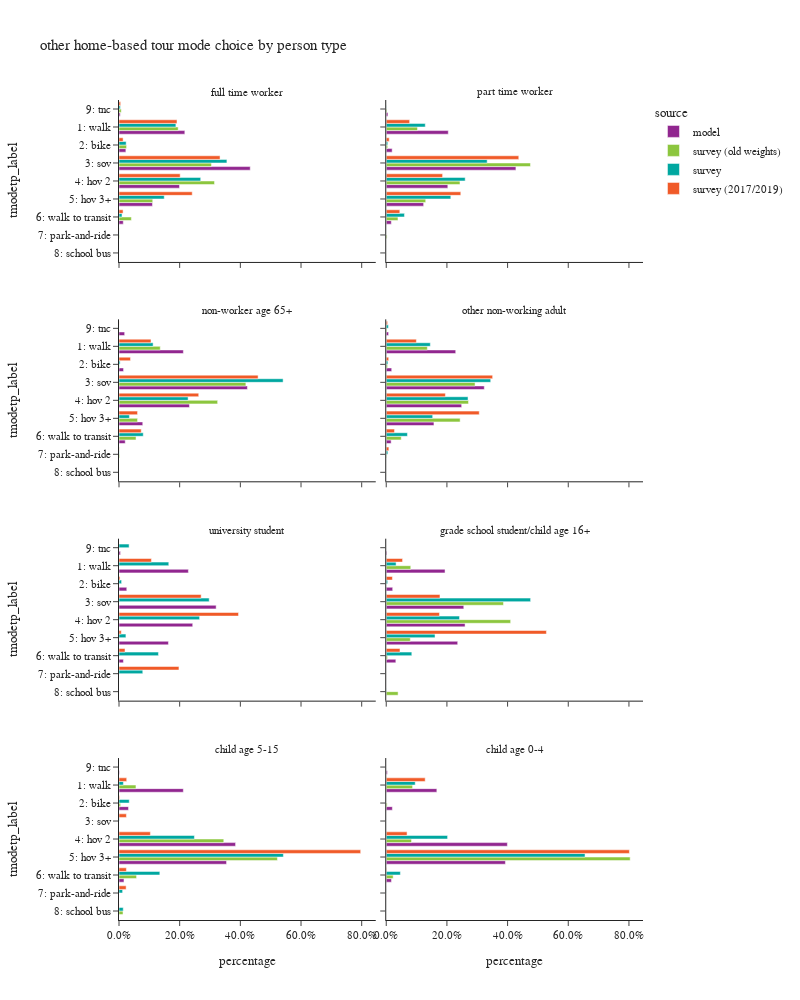

Write notebook code for a chart like this one.
### Code cell
plot_mode_choice(hb_tour,"pptyp_label",
                 {"pptyp_label":["full time worker","part time worker","non-worker age 65+","other non-working adult",
                                 "university student","grade school student/child age 16+","child age 5-15","child age 0-4"],
                  "tmodetp_label":["1: walk","2: bike","3: sov","4: hov 2","5: hov 3+","6: walk to transit",
                                   "7: park-and-ride","8: school bus","9: other–survey only"]},
                 "person type",2,1000)

### Figure 1 — Plotly figure (JSON) as saved in the notebook; plotly's stock layout.template omitted (floating-point values rounded to 4 significant figures)
{"data": [{"alignmentgroup": "True", "customdata": [[6473], [676], [12905], [5949], [3289], [420], [120]], "hovertemplate": "source=model<br>pptyp_label=full time worker<br>percentage=%{x}<br>tmodetp_label=%{y}<br>sample count=%{customdata[0]}<extra></extra>", "legendgroup": "model", "marker": {"color": "#91268F", "pattern": {"shape": ""}}, "name": "model", "offsetgroup": "model", "orientation": "h", "showlegend": true, "textposition": "auto", "type": "bar", "x": [0.217, 0.02266, 0.4326, 0.1994, 0.1103, 0.01408, 0.004023], "xaxis": "x7", "y": ["1: walk", "2: bike", "3: sov", "4: hov 2", "5: hov 3+", "6: walk to transit", "9: tnc"], "yaxis": "y7"}, {"alignmentgroup": "True", "customdata": [[2026], [193], [4235], [2011], [1221], [166], [55]], "hovertemplate": "source=model<br>pptyp_label=part time worker<br>percentage=%{x}<br>tmodetp_label=%{y}<br>sample count=%{customdata[0]}<extra></extra>", "legendgroup": "model", "marker": {"color": "#91268F", "pattern": {"shape": ""}}, "name": "model", "offsetgroup": "model", "orientation": "h", "showlegend": false, "textposition": "auto", "type": "bar", "x": [0.2045, 0.01948, 0.4275, 0.203, 0.1232, 0.01676, 0.005552], "xaxis": "x8", "y": ["1: walk", "2: bike", "3: sov", "4: hov 2", "5: hov 3+", "6: walk to transit", "9: tnc"], "yaxis": "y8"}, {"alignmentgroup": "True", "customdata": [[4700], [332], [9374], [5143], [1735], [454], [413]], "hovertemplate": "source=model<br>pptyp_label=non-worker age 65+<br>percentage=%{x}<br>tmodetp_label=%{y}<br>sample count=%{customdata[0]}<extra></extra>", "legendgroup": "model", "marker": {"color": "#91268F", "pattern": {"shape": ""}}, "name": "model", "offsetgroup": "model", "orientation": "h", "showlegend": false, "textposition": "auto", "type": "bar", "x": [0.2122, 0.01499, 0.4232, 0.2322, 0.07833, 0.0205, 0.01864], "xaxis": "x5", "y": ["1: walk", "2: bike", "3: sov", "4: hov 2", "5: hov 3+", "6: walk to transit", "9: tnc"], "yaxis": "y5"}, {"alignmentgroup": "True", "customdata": [[6820], [536], [9626], [7405], [4684], [481], [230]], "hovertemplate": "source=model<br>pptyp_label=other non-working adult<br>percentage=%{x}<br>tmodetp_label=%{y}<br>sample count=%{customdata[0]}<extra></extra>", "legendgroup": "model", "marker": {"color": "#91268F", "pattern": {"shape": ""}}, "name": "model", "offsetgroup": "model", "orientation": "h", "showlegend": false, "textposition": "auto", "type": "bar", "x": [0.229, 0.018, 0.3232, 0.2486, 0.1573, 0.01615, 0.007723], "xaxis": "x6", "y": ["1: walk", "2: bike", "3: sov", "4: hov 2", "5: hov 3+", "6: walk to transit", "9: tnc"], "yaxis": "y6"}, {"alignmentgroup": "True", "customdata": [[643], [72], [900], [683], [458], [41], [14]], "hovertemplate": "source=model<br>pptyp_label=university student<br>percentage=%{x}<br>tmodetp_label=%{y}<br>sample count=%{customdata[0]}<extra></extra>", "legendgroup": "model", "marker": {"color": "#91268F", "pattern": {"shape": ""}}, "name": "model", "offsetgroup": "model", "orientation": "h", "showlegend": false, "textposition": "auto", "type": "bar", "x": [0.2287, 0.02561, 0.3202, 0.243, 0.1629, 0.01459, 0.00498], "xaxis": "x3", "y": ["1: walk", "2: bike", "3: sov", "4: hov 2", "5: hov 3+", "6: walk to transit", "9: tnc"], "yaxis": "y3"}, {"alignmentgroup": "True", "customdata": [[502], [55], [662], [673], [610], [82], [6]], "hovertemplate": "source=model<br>pptyp_label=grade school student/child age 16+<br>percentage=%{x}<br>tmodetp_label=%{y}<br>sample count=%{customdata[0]}<extra></extra>", "legendgroup": "model", "marker": {"color": "#91268F", "pattern": {"shape": ""}}, "name": "model", "offsetgroup": "model", "orientation": "h", "showlegend": false, "textposition": "auto", "type": "bar", "x": [0.1938, 0.02124, 0.2556, 0.2598, 0.2355, 0.03166, 0.002317], "xaxis": "x4", "y": ["1: walk", "2: bike", "3: sov", "4: hov 2", "5: hov 3+", "6: walk to transit", "9: tnc"], "yaxis": "y4"}, {"alignmentgroup": "True", "customdata": [[905], [134], [1640], [1513], [70], [6]], "hovertemplate": "source=model<br>pptyp_label=child age 5-15<br>percentage=%{x}<br>tmodetp_label=%{y}<br>sample count=%{customdata[0]}<extra></extra>", "legendgroup": "model", "marker": {"color": "#91268F", "pattern": {"shape": ""}}, "name": "model", "offsetgroup": "model", "orientation": "h", "showlegend": false, "textposition": "auto", "type": "bar", "x": [0.212, 0.0314, 0.3843, 0.3545, 0.0164, 0.001406], "xaxis": "x", "y": ["1: walk", "2: bike", "4: hov 2", "5: hov 3+", "6: walk to transit", "9: tnc"], "yaxis": "y"}, {"alignmentgroup": "True", "customdata": [[678], [82], [1623], [1597], [70], [15]], "hovertemplate": "source=model<br>pptyp_label=child age 0-4<br>percentage=%{x}<br>tmodetp_label=%{y}<br>sample count=%{customdata[0]}<extra></extra>", "legendgroup": "model", "marker": {"color": "#91268F", "pattern": {"shape": ""}}, "name": "model", "offsetgroup": "model", "orientation": "h", "showlegend": false, "textposition": "auto", "type": "bar", "x": [0.1668, 0.02017, 0.3993, 0.3929, 0.01722, 0.00369], "xaxis": "x2", "y": ["1: walk", "2: bike", "4: hov 2", "5: hov 3+", "6: walk to transit", "9: tnc"], "yaxis": "y2"}, {"alignmentgroup": "True", "customdata": [[806], [44], [595], [456], [166], [145], [6], [36]], "hovertemplate": "source=survey (old weights)<br>pptyp_label=full time worker<br>percentage=%{x}<br>tmodetp_label=%{y}<br>sample count=%{customdata[0]}<extra></extra>", "legendgroup": "survey (old weights)", "marker": {"color": "#8CC63E", "pattern": {"shape": ""}}, "name": "survey (old weights)", "offsetgroup": "survey (old weights)", "orientation": "h", "showlegend": true, "textposition": "auto", "type": "bar", "x": [0.1951, 0.02494, 0.3047, 0.3149, 0.1112, 0.04078, 0.001107, 0.007361], "xaxis": "x7", "y": ["1: walk", "2: bike", "3: sov", "4: hov 2", "5: hov 3+", "6: walk to transit", "7: park-and-ride", "9: tnc"], "yaxis": "y7"}, {"alignmentgroup": "True", "customdata": [[188], [9], [220], [143], [82], [55], [2], [1], [6]], "hovertemplate": "source=survey (old weights)<br>pptyp_label=part time worker<br>percentage=%{x}<br>tmodetp_label=%{y}<br>sample count=%{customdata[0]}<extra></extra>", "legendgroup": "survey (old weights)", "marker": {"color": "#8CC63E", "pattern": {"shape": ""}}, "name": "survey (old weights)", "offsetgroup": "survey (old weights)", "orientation": "h", "showlegend": false, "textposition": "auto", "type": "bar", "x": [0.103, 0.004678, 0.4754, 0.243, 0.1301, 0.0387, 0.002664, 0.0001447, 0.002252], "xaxis": "x8", "y": ["1: walk", "2: bike", "3: sov", "4: hov 2", "5: hov 3+", "6: walk to transit", "7: park-and-ride", "8: school bus", "9: tnc"], "yaxis": "y8"}, {"alignmentgroup": "True", "customdata": [[315], [17], [598], [356], [73], [128], [9], [3]], "hovertemplate": "source=survey (old weights)<br>pptyp_label=non-worker age 65+<br>percentage=%{x}<br>tmodetp_label=%{y}<br>sample count=%{customdata[0]}<extra></extra>", "legendgroup": "survey (old weights)", "marker": {"color": "#8CC63E", "pattern": {"shape": ""}}, "name": "survey (old weights)", "offsetgroup": "survey (old weights)", "orientation": "h", "showlegend": false, "textposition": "auto", "type": "bar", "x": [0.136, 0.001393, 0.4182, 0.3251, 0.06113, 0.0561, 0.002039, 6.496e-05], "xaxis": "x5", "y": ["1: walk", "2: bike", "3: sov", "4: hov 2", "5: hov 3+", "6: walk to transit", "7: park-and-ride", "9: tnc"], "yaxis": "y5"}, {"alignmentgroup": "True", "customdata": [[479], [31], [480], [371], [201], [186], [5], [2], [20]], "hovertemplate": "source=survey (old weights)<br>pptyp_label=other non-working adult<br>percentage=%{x}<br>tmodetp_label=%{y}<br>sample count=%{customdata[0]}<extra></extra>", "legendgroup": "survey (old weights)", "marker": {"color": "#8CC63E", "pattern": {"shape": ""}}, "name": "survey (old weights)", "offsetgroup": "survey (old weights)", "orientation": "h", "showlegend": false, "textposition": "auto", "type": "bar", "x": [0.1354, 0.004296, 0.2928, 0.2712, 0.2436, 0.04937, 0.001311, 0.0001991, 0.00186], "xaxis": "x6", "y": ["1: walk", "2: bike", "3: sov", "4: hov 2", "5: hov 3+", "6: walk to transit", "7: park-and-ride", "8: school bus", "9: tnc"], "yaxis": "y6"}, {"alignmentgroup": "True", "customdata": [[9], [13], [25], [6], [4], [2]], "hovertemplate": "source=survey (old weights)<br>pptyp_label=grade school student/child age 16+<br>percentage=%{x}<br>tmodetp_label=%{y}<br>sample count=%{customdata[0]}<extra></extra>", "legendgroup": "survey (old weights)", "marker": {"color": "#8CC63E", "pattern": {"shape": ""}}, "name": "survey (old weights)", "offsetgroup": "survey (old weights)", "orientation": "h", "showlegend": false, "textposition": "auto", "type": "bar", "x": [0.0808, 0.3865, 0.4101, 0.07933, 0.004154, 0.0391], "xaxis": "x4", "y": ["1: walk", "3: sov", "4: hov 2", "5: hov 3+", "6: walk to transit", "8: school bus"], "yaxis": "y4"}, {"alignmentgroup": "True", "customdata": [[34], [4], [68], [149], [10], [7]], "hovertemplate": "source=survey (old weights)<br>pptyp_label=child age 5-15<br>percentage=%{x}<br>tmodetp_label=%{y}<br>sample count=%{customdata[0]}<extra></extra>", "legendgroup": "survey (old weights)", "marker": {"color": "#8CC63E", "pattern": {"shape": ""}}, "name": "survey (old weights)", "offsetgroup": "survey (old weights)", "orientation": "h", "showlegend": false, "textposition": "auto", "type": "bar", "x": [0.0559, 0.005335, 0.3453, 0.5222, 0.05793, 0.01329], "xaxis": "x", "y": ["1: walk", "2: bike", "4: hov 2", "5: hov 3+", "6: walk to transit", "8: school bus"], "yaxis": "y"}, {"alignmentgroup": "True", "customdata": [[74], [8], [79], [187], [11]], "hovertemplate": "source=survey (old weights)<br>pptyp_label=child age 0-4<br>percentage=%{x}<br>tmodetp_label=%{y}<br>sample count=%{customdata[0]}<extra></extra>", "legendgroup": "survey (old weights)", "marker": {"color": "#8CC63E", "pattern": {"shape": ""}}, "name": "survey (old weights)", "offsetgroup": "survey (old weights)", "orientation": "h", "showlegend": false, "textposition": "auto", "type": "bar", "x": [0.08684, 0.002919, 0.08335, 0.804, 0.02285], "xaxis": "x2", "y": ["1: walk", "2: bike", "4: hov 2", "5: hov 3+", "6: walk to transit"], "yaxis": "y2"}, {"alignmentgroup": "True", "customdata": [[459], [52], [448], [262], [145], [44], [2], [13]], "hovertemplate": "source=survey<br>pptyp_label=full time worker<br>percentage=%{x}<br>tmodetp_label=%{y}<br>sample count=%{customdata[0]}<extra></extra>", "legendgroup": "survey", "marker": {"color": "#00A7A0", "pattern": {"shape": ""}}, "name": "survey", "offsetgroup": "survey", "orientation": "h", "showlegend": true, "textposition": "auto", "type": "bar", "x": [0.1875, 0.0236, 0.3557, 0.2693, 0.1491, 0.009958, 0.0003214, 0.004467], "xaxis": "x7", "y": ["1: walk", "2: bike", "3: sov", "4: hov 2", "5: hov 3+", "6: walk to transit", "7: park-and-ride", "9: tnc"], "yaxis": "y7"}, {"alignmentgroup": "True", "customdata": [[80], [11], [151], [75], [47], [25], [2]], "hovertemplate": "source=survey<br>pptyp_label=part time worker<br>percentage=%{x}<br>tmodetp_label=%{y}<br>sample count=%{customdata[0]}<extra></extra>", "legendgroup": "survey", "marker": {"color": "#00A7A0", "pattern": {"shape": ""}}, "name": "survey", "offsetgroup": "survey", "orientation": "h", "showlegend": false, "textposition": "auto", "type": "bar", "x": [0.1287, 0.004936, 0.3327, 0.2602, 0.2128, 0.06002, 0.0006502], "xaxis": "x8", "y": ["1: walk", "2: bike", "3: sov", "4: hov 2", "5: hov 3+", "6: walk to transit", "9: tnc"], "yaxis": "y8"}, {"alignmentgroup": "True", "customdata": [[159], [11], [428], [254], [56], [55], [4], [1]], "hovertemplate": "source=survey<br>pptyp_label=non-worker age 65+<br>percentage=%{x}<br>tmodetp_label=%{y}<br>sample count=%{customdata[0]}<extra></extra>", "legendgroup": "survey", "marker": {"color": "#00A7A0", "pattern": {"shape": ""}}, "name": "survey", "offsetgroup": "survey", "orientation": "h", "showlegend": false, "textposition": "auto", "type": "bar", "x": [0.1125, 0.003648, 0.541, 0.2278, 0.03434, 0.07992, 0.0006762, 0.0001513], "xaxis": "x5", "y": ["1: walk", "2: bike", "3: sov", "4: hov 2", "5: hov 3+", "6: walk to transit", "7: park-and-ride", "9: tnc"], "yaxis": "y5"}, {"alignmentgroup": "True", "customdata": [[187], [22], [324], [194], [110], [64], [5], [7]], "hovertemplate": "source=survey<br>pptyp_label=other non-working adult<br>percentage=%{x}<br>tmodetp_label=%{y}<br>sample count=%{customdata[0]}<extra></extra>", "legendgroup": "survey", "marker": {"color": "#00A7A0", "pattern": {"shape": ""}}, "name": "survey", "offsetgroup": "survey", "orientation": "h", "showlegend": false, "textposition": "auto", "type": "bar", "x": [0.1453, 0.005416, 0.3444, 0.2696, 0.1531, 0.06987, 0.005306, 0.007063], "xaxis": "x6", "y": ["1: walk", "2: bike", "3: sov", "4: hov 2", "5: hov 3+", "6: walk to transit", "7: park-and-ride", "9: tnc"], "yaxis": "y6"}, {"alignmentgroup": "True", "customdata": [[39], [5], [27], [15], [4], [10], [3], [1]], "hovertemplate": "source=survey<br>pptyp_label=university student<br>percentage=%{x}<br>tmodetp_label=%{y}<br>sample count=%{customdata[0]}<extra></extra>", "legendgroup": "survey", "marker": {"color": "#00A7A0", "pattern": {"shape": ""}}, "name": "survey", "offsetgroup": "survey", "orientation": "h", "showlegend": false, "textposition": "auto", "type": "bar", "x": [0.1641, 0.008495, 0.2973, 0.2657, 0.02279, 0.13, 0.07835, 0.03329], "xaxis": "x3", "y": ["1: walk", "2: bike", "3: sov", "4: hov 2", "5: hov 3+", "6: walk to transit", "7: park-and-ride", "9: tnc"], "yaxis": "y3"}, {"alignmentgroup": "True", "customdata": [[5], [3], [17], [9], [15], [2], [1]], "hovertemplate": "source=survey<br>pptyp_label=grade school student/child age 16+<br>percentage=%{x}<br>tmodetp_label=%{y}<br>sample count=%{customdata[0]}<extra></extra>", "legendgroup": "survey", "marker": {"color": "#00A7A0", "pattern": {"shape": ""}}, "name": "survey", "offsetgroup": "survey", "orientation": "h", "showlegend": false, "textposition": "auto", "type": "bar", "x": [0.03245, 0.004678, 0.4759, 0.2415, 0.1608, 0.08429, 0.0003491], "xaxis": "x4", "y": ["1: walk", "2: bike", "3: sov", "4: hov 2", "5: hov 3+", "6: walk to transit", "8: school bus"], "yaxis": "y4"}, {"alignmentgroup": "True", "customdata": [[9], [4], [1], [43], [104], [5], [1], [4]], "hovertemplate": "source=survey<br>pptyp_label=child age 5-15<br>percentage=%{x}<br>tmodetp_label=%{y}<br>sample count=%{customdata[0]}<extra></extra>", "legendgroup": "survey", "marker": {"color": "#00A7A0", "pattern": {"shape": ""}}, "name": "survey", "offsetgroup": "survey", "orientation": "h", "showlegend": false, "textposition": "auto", "type": "bar", "x": [0.01448, 0.03374, 0.000817, 0.2486, 0.5419, 0.1346, 0.0119, 0.01398], "xaxis": "x", "y": ["1: walk", "2: bike", "3: sov", "4: hov 2", "5: hov 3+", "6: walk to transit", "7: park-and-ride", "8: school bus"], "yaxis": "y"}, {"alignmentgroup": "True", "customdata": [[26], [20], [74], [1], [1]], "hovertemplate": "source=survey<br>pptyp_label=child age 0-4<br>percentage=%{x}<br>tmodetp_label=%{y}<br>sample count=%{customdata[0]}<extra></extra>", "legendgroup": "survey", "marker": {"color": "#00A7A0", "pattern": {"shape": ""}}, "name": "survey", "offsetgroup": "survey", "orientation": "h", "showlegend": false, "textposition": "auto", "type": "bar", "x": [0.09553, 0.2022, 0.6553, 0.04666, 0.0002918], "xaxis": "x2", "y": ["1: walk", "4: hov 2", "5: hov 3+", "6: walk to transit", "7: park-and-ride"], "yaxis": "y2"}, {"alignmentgroup": "True", "customdata": [[434], [49], [419], [250], [130], [44], [2], [12]], "hovertemplate": "source=survey (2017/2019)<br>pptyp_label=full time worker<br>percentage=%{x}<br>tmodetp_label=%{y}<br>sample count=%{customdata[0]}<extra></extra>", "legendgroup": "survey (2017/2019)", "marker": {"color": "#F05A28", "pattern": {"shape": ""}}, "name": "survey (2017/2019)", "offsetgroup": "survey (2017/2019)", "orientation": "h", "showlegend": true, "textposition": "auto", "type": "bar", "x": [0.1912, 0.01355, 0.3331, 0.2016, 0.2414, 0.01344, 0.0002852, 0.005483], "xaxis": "x7", "y": ["1: walk", "2: bike", "3: sov", "4: hov 2", "5: hov 3+", "6: walk to transit", "7: park-and-ride", "9: tnc"], "yaxis": "y7"}, {"alignmentgroup": "True", "customdata": [[73], [13], [142], [67], [42], [25]], "hovertemplate": "source=survey (2017/2019)<br>pptyp_label=part time worker<br>percentage=%{x}<br>tmodetp_label=%{y}<br>sample count=%{customdata[0]}<extra></extra>", "legendgroup": "survey (2017/2019)", "marker": {"color": "#F05A28", "pattern": {"shape": ""}}, "name": "survey (2017/2019)", "offsetgroup": "survey (2017/2019)", "orientation": "h", "showlegend": false, "textposition": "auto", "type": "bar", "x": [0.07713, 0.009785, 0.4369, 0.1858, 0.2457, 0.04473], "xaxis": "x8", "y": ["1: walk", "2: bike", "3: sov", "4: hov 2", "5: hov 3+", "6: walk to transit"], "yaxis": "y8"}, {"alignmentgroup": "True", "customdata": [[150], [22], [410], [246], [52], [57], [4], [1]], "hovertemplate": "source=survey (2017/2019)<br>pptyp_label=non-worker age 65+<br>percentage=%{x}<br>tmodetp_label=%{y}<br>sample count=%{customdata[0]}<extra></extra>", "legendgroup": "survey (2017/2019)", "marker": {"color": "#F05A28", "pattern": {"shape": ""}}, "name": "survey (2017/2019)", "offsetgroup": "survey (2017/2019)", "orientation": "h", "showlegend": false, "textposition": "auto", "type": "bar", "x": [0.1055, 0.03785, 0.4585, 0.2628, 0.06111, 0.07327, 0.0006388, 0.0003188], "xaxis": "x5", "y": ["1: walk", "2: bike", "3: sov", "4: hov 2", "5: hov 3+", "6: walk to transit", "7: park-and-ride", "9: tnc"], "yaxis": "y5"}, {"alignmentgroup": "True", "customdata": [[175], [25], [311], [172], [102], [60], [5], [6]], "hovertemplate": "source=survey (2017/2019)<br>pptyp_label=other non-working adult<br>percentage=%{x}<br>tmodetp_label=%{y}<br>sample count=%{customdata[0]}<extra></extra>", "legendgroup": "survey (2017/2019)", "marker": {"color": "#F05A28", "pattern": {"shape": ""}}, "name": "survey (2017/2019)", "offsetgroup": "survey (2017/2019)", "orientation": "h", "showlegend": false, "textposition": "auto", "type": "bar", "x": [0.09939, 0.008075, 0.3507, 0.195, 0.3065, 0.02719, 0.008626, 0.004451], "xaxis": "x6", "y": ["1: walk", "2: bike", "3: sov", "4: hov 2", "5: hov 3+", "6: walk to transit", "7: park-and-ride", "9: tnc"], "yaxis": "y6"}, {"alignmentgroup": "True", "customdata": [[38], [4], [21], [12], [4], [7], [3]], "hovertemplate": "source=survey (2017/2019)<br>pptyp_label=university student<br>percentage=%{x}<br>tmodetp_label=%{y}<br>sample count=%{customdata[0]}<extra></extra>", "legendgroup": "survey (2017/2019)", "marker": {"color": "#F05A28", "pattern": {"shape": ""}}, "name": "survey (2017/2019)", "offsetgroup": "survey (2017/2019)", "orientation": "h", "showlegend": false, "textposition": "auto", "type": "bar", "x": [0.1069, 0.003398, 0.2708, 0.394, 0.007462, 0.01981, 0.1976], "xaxis": "x3", "y": ["1: walk", "2: bike", "3: sov", "4: hov 2", "5: hov 3+", "6: walk to transit", "7: park-and-ride"], "yaxis": "y3"}, {"alignmentgroup": "True", "customdata": [[4], [2], [13], [9], [15], [2]], "hovertemplate": "source=survey (2017/2019)<br>pptyp_label=grade school student/child age 16+<br>percentage=%{x}<br>tmodetp_label=%{y}<br>sample count=%{customdata[0]}<extra></extra>", "legendgroup": "survey (2017/2019)", "marker": {"color": "#F05A28", "pattern": {"shape": ""}}, "name": "survey (2017/2019)", "offsetgroup": "survey (2017/2019)", "orientation": "h", "showlegend": false, "textposition": "auto", "type": "bar", "x": [0.05384, 0.02031, 0.1771, 0.1754, 0.528, 0.04532], "xaxis": "x4", "y": ["1: walk", "2: bike", "3: sov", "4: hov 2", "5: hov 3+", "6: walk to transit"], "yaxis": "y4"}, {"alignmentgroup": "True", "customdata": [[8], [3], [1], [41], [96], [4], [1], [2]], "hovertemplate": "source=survey (2017/2019)<br>pptyp_label=child age 5-15<br>percentage=%{x}<br>tmodetp_label=%{y}<br>sample count=%{customdata[0]}<extra></extra>", "legendgroup": "survey (2017/2019)", "marker": {"color": "#F05A28", "pattern": {"shape": ""}}, "name": "survey (2017/2019)", "offsetgroup": "survey (2017/2019)", "orientation": "h", "showlegend": false, "textposition": "auto", "type": "bar", "x": [0.0254, 0.001926, 0.0244, 0.1035, 0.7967, 0.0244, 0.02346, 0.000267], "xaxis": "x", "y": ["1: walk", "2: bike", "3: sov", "4: hov 2", "5: hov 3+", "6: walk to transit", "7: park-and-ride", "8: school bus"], "yaxis": "y"}, {"alignmentgroup": "True", "customdata": [[24], [14], [65], [1], [1]], "hovertemplate": "source=survey (2017/2019)<br>pptyp_label=child age 0-4<br>percentage=%{x}<br>tmodetp_label=%{y}<br>sample count=%{customdata[0]}<extra></extra>", "legendgroup": "survey (2017/2019)", "marker": {"color": "#F05A28", "pattern": {"shape": ""}}, "name": "survey (2017/2019)", "offsetgroup": "survey (2017/2019)", "orientation": "h", "showlegend": false, "textposition": "auto", "type": "bar", "x": [0.1283, 0.06863, 0.8015, 0.001273, 0.0002254], "xaxis": "x2", "y": ["1: walk", "4: hov 2", "5: hov 3+", "6: walk to transit", "7: park-and-ride"], "yaxis": "y2"}], "layout": {"annotations": [{"font": {}, "showarrow": false, "text": "child age 5-15", "x": 0.245, "xanchor": "center", "xref": "paper", "y": 0.1975, "yanchor": "bottom", "yref": "paper"}, {"font": {}, "showarrow": false, "text": "child age 0-4", "x": 0.755, "xanchor": "center", "xref": "paper", "y": 0.1975, "yanchor": "bottom", "yref": "paper"}, {"font": {}, "showarrow": false, "text": "university student", "x": 0.245, "xanchor": "center", "xref": "paper", "y": 0.465, "yanchor": "bottom", "yref": "paper"}, {"font": {}, "showarrow": false, "text": "grade school student/child age 16+", "x": 0.755, "xanchor": "center", "xref": "paper", "y": 0.465, "yanchor": "bottom", "yref": "paper"}, {"font": {}, "showarrow": false, "text": "non-worker age 65+", "x": 0.245, "xanchor": "center", "xref": "paper", "y": 0.7325, "yanchor": "bottom", "yref": "paper"}, {"font": {}, "showarrow": false, "text": "other non-working adult", "x": 0.755, "xanchor": "center", "xref": "paper", "y": 0.7325, "yanchor": "bottom", "yref": "paper"}, {"font": {}, "showarrow": false, "text": "full time worker", "x": 0.245, "xanchor": "center", "xref": "paper", "y": 1.0, "yanchor": "bottom", "yref": "paper"}, {"font": {}, "showarrow": false, "text": "part time worker", "x": 0.755, "xanchor": "center", "xref": "paper", "y": 1.0, "yanchor": "bottom", "yref": "paper"}], "barmode": "group", "height": 1000, "legend": {"title": {"text": "source"}, "tracegroupgap": 0}, "title": {"text": "other home-based tour mode choice by person type"}, "width": 800, "xaxis": {"anchor": "y", "domain": [0.0, 0.49], "tickformat": ".1%", "title": {"text": "percentage"}}, "xaxis2": {"anchor": "y2", "domain": [0.51, 1.0], "matches": "x", "tickformat": ".1%", "title": {"text": "percentage"}}, "xaxis3": {"anchor": "y3", "domain": [0.0, 0.49], "matches": "x", "showticklabels": false, "tickformat": ".1%"}, "xaxis4": {"anchor": "y4", "domain": [0.51, 1.0], "matches": "x", "showticklabels": false, "tickformat": ".1%"}, "xaxis5": {"anchor": "y5", "domain": [0.0, 0.49], "matches": "x", "showticklabels": false, "tickformat": ".1%"}, "xaxis6": {"anchor": "y6", "domain": [0.51, 1.0], "matches": "x", "showticklabels": false, "tickformat": ".1%"}, "xaxis7": {"anchor": "y7", "domain": [0.0, 0.49], "matches": "x", "showticklabels": false, "tickformat": ".1%"}, "xaxis8": {"anchor": "y8", "domain": [0.51, 1.0], "matches": "x", "showticklabels": false, "tickformat": ".1%"}, "yaxis": {"anchor": "x", "categoryarray": ["9: other–survey only", "8: school bus", "7: park-and-ride", "6: walk to transit", "5: hov 3+", "4: hov 2", "3: sov", "2: bike", "1: walk"], "categoryorder": "array", "domain": [0.0, 0.1975], "title": {"text": "tmodetp_label"}}, "yaxis2": {"anchor": "x2", "domain": [0.0, 0.1975], "matches": "y", "showticklabels": false}, "yaxis3": {"anchor": "x3", "categoryarray": ["9: other–survey only", "8: school bus", "7: park-and-ride", "6: walk to transit", "5: hov 3+", "4: hov 2", "3: sov", "2: bike", "1: walk"], "categoryorder": "array", "domain": [0.2675, 0.465], "matches": "y", "title": {"text": "tmodetp_label"}}, "yaxis4": {"anchor": "x4", "domain": [0.2675, 0.465], "matches": "y", "showticklabels": false}, "yaxis5": {"anchor": "x5", "categoryarray": ["9: other–survey only", "8: school bus", "7: park-and-ride", "6: walk to transit", "5: hov 3+", "4: hov 2", "3: sov", "2: bike", "1: walk"], "categoryorder": "array", "domain": [0.535, 0.7325], "matches": "y", "title": {"text": "tmodetp_label"}}, "yaxis6": {"anchor": "x6", "domain": [0.535, 0.7325], "matches": "y", "showticklabels": false}, "yaxis7": {"anchor": "x7", "categoryarray": ["9: other–survey only", "8: school bus", "7: park-and-ride", "6: walk to transit", "5: hov 3+", "4: hov 2", "3: sov", "2: bike", "1: walk"], "categoryorder": "array", "domain": [0.8025, 1.0], "matches": "y", "title": {"text": "tmodetp_label"}}, "yaxis8": {"anchor": "x8", "domain": [0.8025, 1.0], "matches": "y", "showticklabels": false}}}
